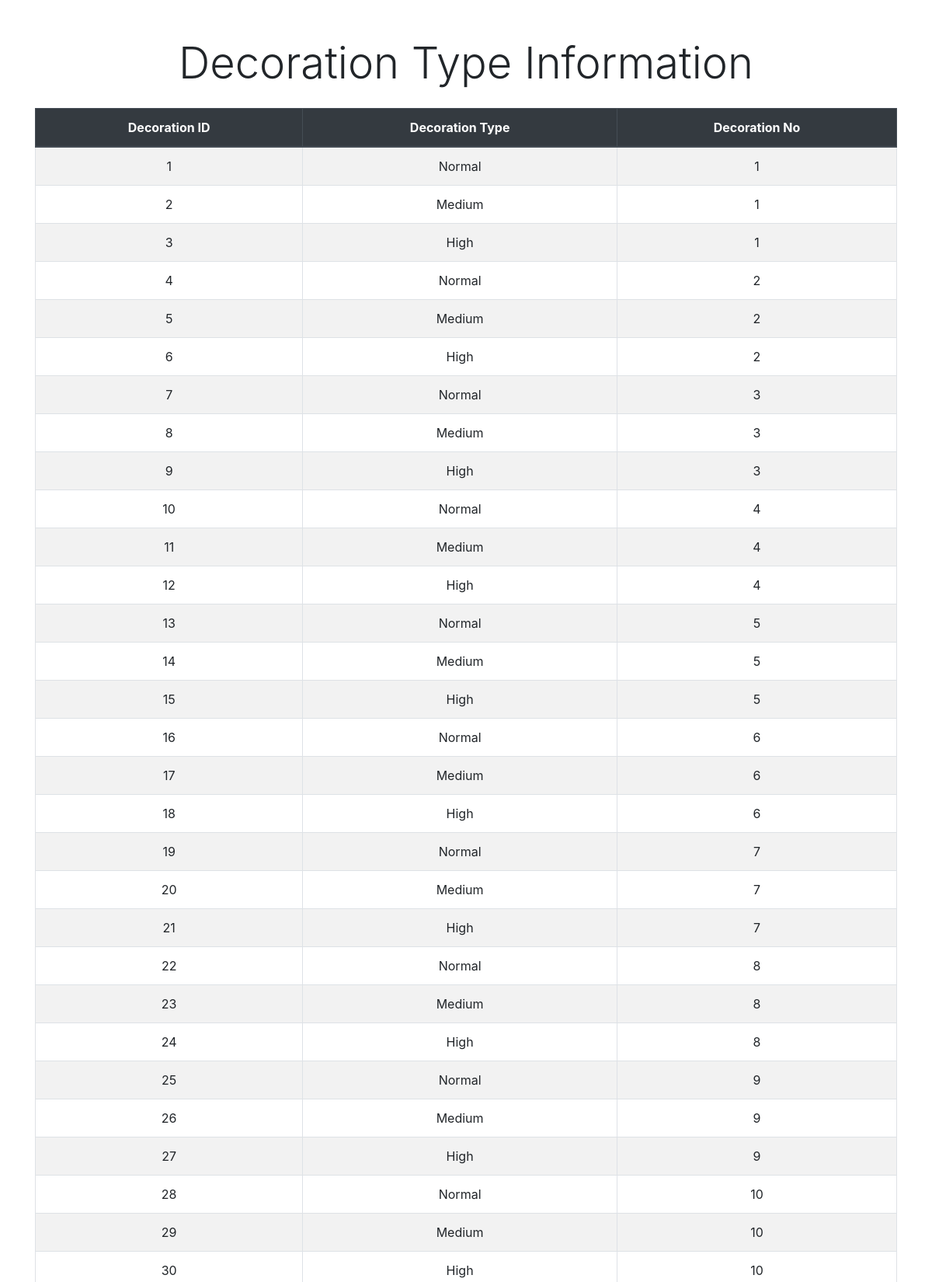
/Admin/client-show-dec-type.php (upper part), run on the app's committed database.
### tables this page shows
CREATE TABLE `e_dectype` (
  `dectype_id` int(11) NOT NULL,
  `dectype_name` varchar(30) NOT NULL,
  `dectype_no` int(30) NOT NULL
);

### Admin/client-show-dec-type.php (the view, shortened to what this page needs)
<!DOCTYPE html>
<html lang="en">
<head>
    <link rel="stylesheet" href="https://stackpath.bootstrapcdn.com/bootstrap/4.5.2/css/bootstrap.min.css">
    <link rel="stylesheet" href="https://stackpath.bootstrapcdn.com/bootstrap/4.5.2/css/bootstrap-theme.min.css">
</head>
<body>
<div class="container">
    <h1 class="display-4 text-center mt-5 mb-4">Decoration Type Information</h1>
    <?php
    require "connection.php";
    $sql = "SELECT dectype_id, dectype_name, dectype_no FROM e_dectype";
    $result = mysqli_query($conn, $sql);
    if (mysqli_num_rows($result) > 0) {
        echo '<div class="table-responsive">';
        echo '<table class="table table-striped table-bordered">';
        echo '<thead class="thead-dark"><tr><th style="text-align: center;">Decoration ID</th><th style="text-align: center;">Decoration Type</th><th style="text-align: center;">Decoration No</th></tr></thead>';
        echo '<tbody>';
        while ($row = mysqli_fetch_assoc($result)) {
            echo '<tr>';
            echo '<td style="text-align: center;">' . $row["dectype_id"] . '</td>';
            echo '<td style="text-align: center;">' . $row["dectype_name"] . '</td>';
            echo '<td style="text-align: center;">' . $row["dectype_no"] . '</td>';
            echo '</tr>';
        }
        echo '</tbody></table>';
        echo '</div>';
    } else {
        echo '<p class="text-center">0 results</p>';
    }
    ?>
</div>
</body>
</html>

### data on the page
e_dectype: dectype_id "1", dectype_name "Normal", dectype_no "1"
e_dectype: dectype_id "2", dectype_name "Medium", dectype_no "1"
e_dectype: dectype_id "3", dectype_name "High", dectype_no "1"
e_dectype: dectype_id "4", dectype_name "Normal", dectype_no "2"
e_dectype: dectype_id "5", dectype_name "Medium", dectype_no "2"
e_dectype: dectype_id "6", dectype_name "High", dectype_no "2"
e_dectype: dectype_id "7", dectype_name "Normal", dectype_no "3"
e_dectype: dectype_id "8", dectype_name "Medium", dectype_no "3"
e_dectype: dectype_id "9", dectype_name "High", dectype_no "3"
e_dectype: dectype_id "10", dectype_name "Normal", dectype_no "4"
e_dectype: dectype_id "11", dectype_name "Medium", dectype_no "4"
e_dectype: dectype_id "12", dectype_name "High", dectype_no "4"
e_dectype: dectype_id "13", dectype_name "Normal", dectype_no "5"
e_dectype: dectype_id "14", dectype_name "Medium", dectype_no "5"
e_dectype: dectype_id "15", dectype_name "High", dectype_no "5"
e_dectype: dectype_id "16", dectype_name "Normal", dectype_no "6"
e_dectype: dectype_id "17", dectype_name "Medium", dectype_no "6"
e_dectype: dectype_id "18", dectype_name "High", dectype_no "6"
e_dectype: dectype_id "19", dectype_name "Normal", dectype_no "7"
e_dectype: dectype_id "20", dectype_name "Medium", dectype_no "7"
e_dectype: dectype_id "21", dectype_name "High", dectype_no "7"
e_dectype: dectype_id "22", dectype_name "Normal", dectype_no "8"
e_dectype: dectype_id "23", dectype_name "Medium", dectype_no "8"
e_dectype: dectype_id "24", dectype_name "High", dectype_no "8"
e_dectype: dectype_id "25", dectype_name "Normal", dectype_no "9"
e_dectype: dectype_id "26", dectype_name "Medium", dectype_no "9"
e_dectype: dectype_id "27", dectype_name "High", dectype_no "9"
e_dectype: dectype_id "28", dectype_name "Normal", dectype_no "10"
e_dectype: dectype_id "29", dectype_name "Medium", dectype_no "10"
e_dectype: dectype_id "30", dectype_name "High", dectype_no "10"
